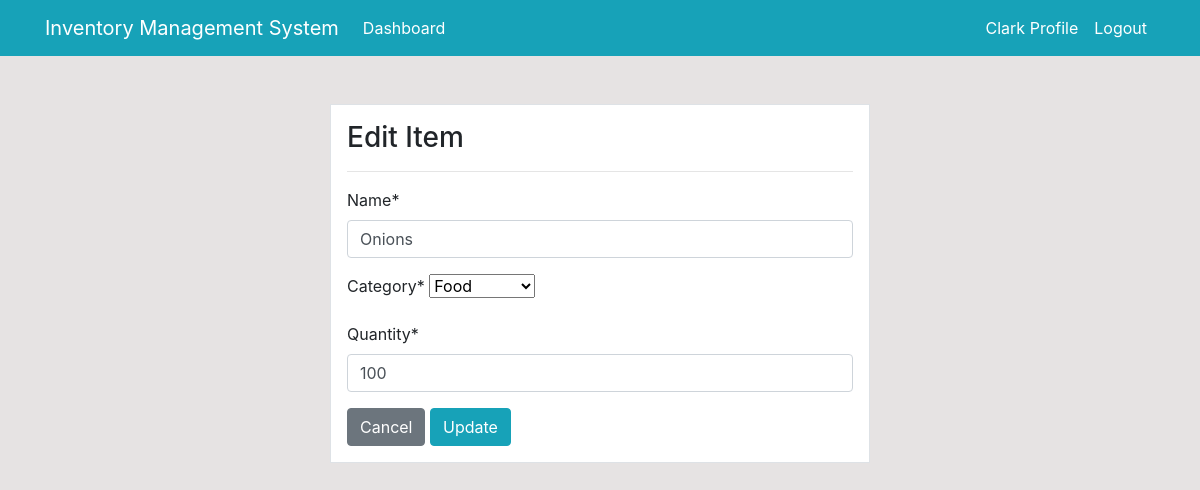
Page /product/update/4/ (signed in) on the earlier database version.
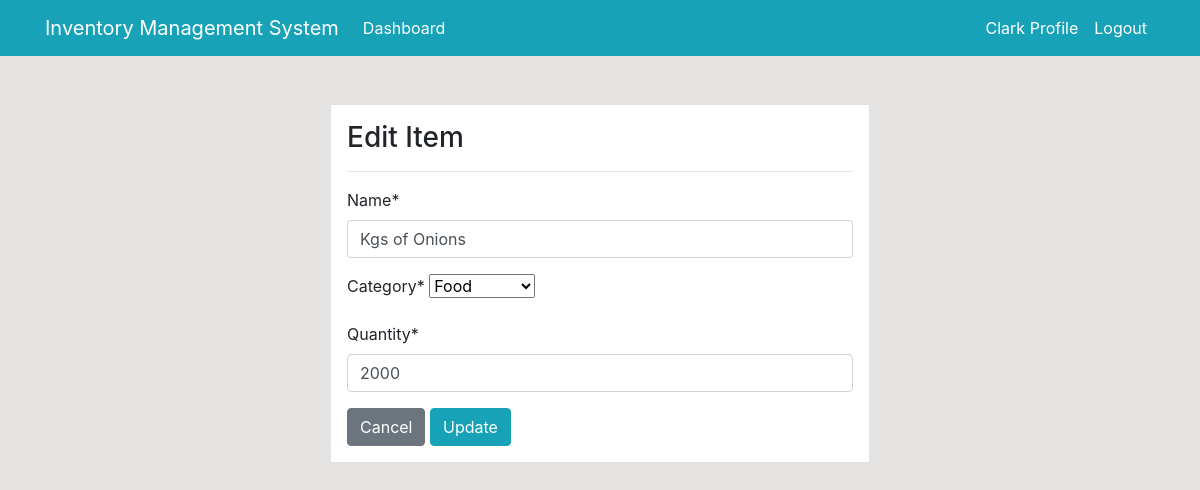
Same page on the later database version.
### dashboard/models.py (models this page shows, shortened)
class Product(models.Model):
    name = models.CharField(max_length =100, null=True)
    category = models.CharField(max_length=20, choices = CATEGORY, null=True)
    quantity = models.PositiveIntegerField(null=True)
    class Meta:
        verbose_name_plural = 'Product'

### dashboard/views.py (the view)
# urls.py: path('product/update/<int:pk>/', views.product_update, name = 'dashboard-product-update'),
@login_required
def product_update(request, pk):
    item = Product.objects.get(id=pk)
    if request.method == 'POST':
        form = ProductForm(request.POST, instance= item)
        if form.is_valid():
            form.save()
            return redirect('dashboard-product')
    else:
        form= ProductForm(instance=item)
    context = {
        'form': form,
    }
    return render(request, 'dashboard/product_update.html', context)

### dashboard/forms.py
class ProductForm(forms.ModelForm):
    class Meta:
        model = Product
        fields = ['name', 'category', 'quantity']

### templates/dashboard/product_update.html (shortened to what this page needs)
{% extends 'partials/base.html' %}
{% load crispy_forms_tags %}
{% block content %}
<div class="container">
    <div class="row mt-5">
        <div class="col-md-6 offset-md-3">
            <div class="border  bg-white p-3 ">
                <h3>Edit Item</h3>
                <hr>
                <form method="POST">
                    {{ form|crispy }}
                    <a class="btn btn-secondary" href="{% url 'dashboard-product' %}">Cancel</a>
                    <input  class = "btn btn-info" type="submit" value="Update">
                </form>
            </div>
        </div>
    </div>
</div>
{%endblock%}

Differences in the rows shown:
changed Product "Food": name "Onions" → "Kgs of Onions"; quantity "100" → "2000"
